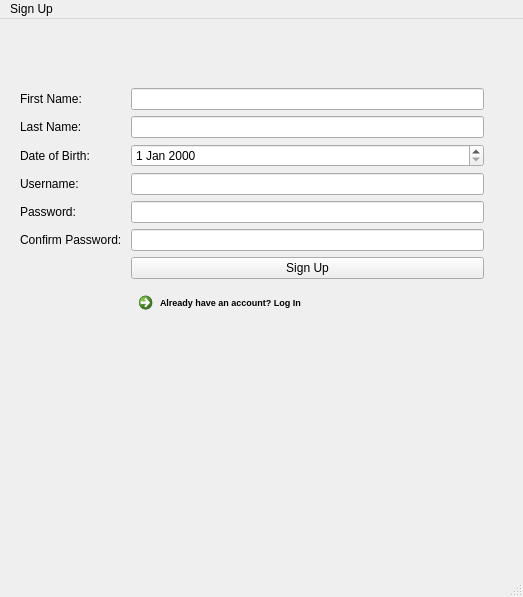
<?xml version="1.0" encoding="UTF-8"?>
<ui version="4.0">
 <class>SignUpWindow</class>
 <widget class="QMainWindow" name="SignUpWindow">
  <property name="geometry">
   <rect>
    <x>0</x>
    <y>0</y>
    <width>523</width>
    <height>597</height>
   </rect>
  </property>
  <property name="windowTitle">
   <string>MainWindow</string>
  </property>
  <widget class="QWidget" name="centralwidget">
   <widget class="QWidget" name="formLayoutWidget">
    <property name="geometry">
     <rect>
      <x>20</x>
      <y>20</y>
      <width>464</width>
      <height>520</height>
     </rect>
    </property>
    <layout class="QFormLayout" name="formLayout">
     <item row="1" column="0">
      <widget class="QLabel" name="firstNameLabel">
       <property name="text">
        <string>First Name: </string>
       </property>
      </widget>
     </item>
     <item row="1" column="1">
      <widget class="QLineEdit" name="firstNameLineEdit">
       <property name="whatsThis">
        <string/>
       </property>
       <property name="accessibleName">
        <string/>
       </property>
       <property name="autoFillBackground">
        <bool>false</bool>
       </property>
       <property name="clearButtonEnabled">
        <bool>false</bool>
       </property>
      </widget>
     </item>
     <item row="2" column="0">
      <widget class="QLabel" name="lastNameLabel">
       <property name="text">
        <string>Last Name: </string>
       </property>
      </widget>
     </item>
     <item row="2" column="1">
      <widget class="QLineEdit" name="lastNameLineEdit"/>
     </item>
     <item row="3" column="0">
      <widget class="QLabel" name="dateOfBirthLabel">
       <property name="text">
        <string>Date of Birth: </string>
       </property>
      </widget>
     </item>
     <item row="4" column="0">
      <widget class="QLabel" name="usernameLabel">
       <property name="text">
        <string>Username: </string>
       </property>
      </widget>
     </item>
     <item row="4" column="1">
      <widget class="QLineEdit" name="usernameLineEdit"/>
     </item>
     <item row="5" column="0">
      <widget class="QLabel" name="passwordLabel">
       <property name="text">
        <string>Password: </string>
       </property>
      </widget>
     </item>
     <item row="5" column="1">
      <widget class="QLineEdit" name="passwordLineEdit">
       <property name="text">
        <string/>
       </property>
       <property name="echoMode">
        <enum>QLineEdit::Password</enum>
       </property>
      </widget>
     </item>
     <item row="6" column="0">
      <widget class="QLabel" name="confirmPasswordLabel">
       <property name="text">
        <string>Confirm Password: </string>
       </property>
      </widget>
     </item>
     <item row="6" column="1">
      <widget class="QLineEdit" name="confirmPasswordLineEdit">
       <property name="echoMode">
        <enum>QLineEdit::Password</enum>
       </property>
      </widget>
     </item>
     <item row="7" column="1">
      <widget class="QPushButton" name="pushButton">
       <property name="enabled">
        <bool>true</bool>
       </property>
       <property name="text">
        <string>Sign Up</string>
       </property>
      </widget>
     </item>
     <item row="8" column="1">
      <widget class="QCommandLinkButton" name="commandLinkButton">
       <property name="font">
        <font>
         <family>Segoe UI</family>
         <pointsize>7</pointsize>
        </font>
       </property>
       <property name="text">
        <string>Already have an account? Log In</string>
       </property>
      </widget>
     </item>
     <item row="0" column="0" colspan="2">
      <widget class="QLabel" name="label">
       <property name="font">
        <font>
         <pointsize>28</pointsize>
        </font>
       </property>
       <property name="text">
        <string/>
       </property>
       <property name="pixmap">
        <pixmap>../../assets/logo.svg</pixmap>
       </property>
      </widget>
     </item>
     <item row="3" column="1">
      <widget class="QDateEdit" name="dateEdit"/>
     </item>
    </layout>
   </widget>
  </widget>
  <widget class="QMenuBar" name="menubar">
   <property name="geometry">
    <rect>
     <x>0</x>
     <y>0</y>
     <width>523</width>
     <height>22</height>
    </rect>
   </property>
   <widget class="QMenu" name="menuSign_Up">
    <property name="title">
     <string>Sign Up</string>
    </property>
   </widget>
   <addaction name="menuSign_Up"/>
  </widget>
  <widget class="QStatusBar" name="statusbar"/>
 </widget>
 <resources/>
 <connections/>
</ui>
